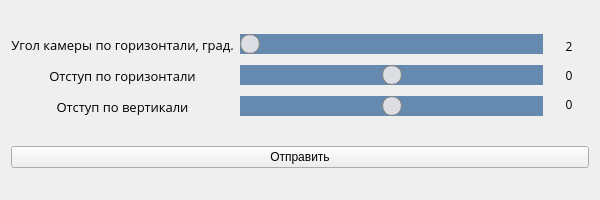
<?xml version="1.0" encoding="UTF-8"?>
<ui version="4.0">
 <class>Widget</class>
 <widget class="QWidget" name="Widget">
  <property name="windowModality">
   <enum>Qt::ApplicationModal</enum>
  </property>
  <property name="geometry">
   <rect>
    <x>0</x>
    <y>0</y>
    <width>600</width>
    <height>200</height>
   </rect>
  </property>
  <property name="sizePolicy">
   <sizepolicy hsizetype="Preferred" vsizetype="Preferred">
    <horstretch>0</horstretch>
    <verstretch>0</verstretch>
   </sizepolicy>
  </property>
  <property name="minimumSize">
   <size>
    <width>600</width>
    <height>200</height>
   </size>
  </property>
  <property name="maximumSize">
   <size>
    <width>600</width>
    <height>200</height>
   </size>
  </property>
  <property name="windowTitle">
   <string>Сервер</string>
  </property>
  <property name="windowIcon">
   <iconset resource="../static/resources.qrc">
    <normaloff>:/logo/rocket.ico</normaloff>:/logo/rocket.ico</iconset>
  </property>
  <property name="styleSheet">
   <string notr="true">QSlider::groove:horizontal {
    margin: 0px;
	background-color: #6589af;
	height:20px;
    }

QSlider::handle:horizontal {
    background-color: #dcdee3;
    border: 1px solid grey;
	width: 18px;
	border-radius: 10px;
    }

QLabel {
	min-width: 40px;
}</string>
  </property>
  <layout class="QGridLayout" name="gridLayout">
   <item row="0" column="0">
    <layout class="QHBoxLayout" name="horizontalLayout">
     <item>
      <layout class="QVBoxLayout" name="verticalLayout">
       <item>
        <widget class="QLabel" name="label_name_Angle">
         <property name="sizePolicy">
          <sizepolicy hsizetype="Minimum" vsizetype="Preferred">
           <horstretch>0</horstretch>
           <verstretch>0</verstretch>
          </sizepolicy>
         </property>
         <property name="font">
          <font>
           <family>Open Sans</family>
           <pointsize>10</pointsize>
          </font>
         </property>
         <property name="text">
          <string>Угол камеры по горизонтали, град.</string>
         </property>
         <property name="alignment">
          <set>Qt::AlignCenter</set>
         </property>
        </widget>
       </item>
       <item>
        <widget class="QLabel" name="label_name_OffsetH">
         <property name="sizePolicy">
          <sizepolicy hsizetype="Minimum" vsizetype="Preferred">
           <horstretch>0</horstretch>
           <verstretch>0</verstretch>
          </sizepolicy>
         </property>
         <property name="font">
          <font>
           <family>Open Sans</family>
           <pointsize>10</pointsize>
          </font>
         </property>
         <property name="text">
          <string>Отступ по горизонтали</string>
         </property>
         <property name="alignment">
          <set>Qt::AlignCenter</set>
         </property>
        </widget>
       </item>
       <item>
        <widget class="QLabel" name="label_name_OffsetV">
         <property name="sizePolicy">
          <sizepolicy hsizetype="Minimum" vsizetype="Preferred">
           <horstretch>0</horstretch>
           <verstretch>0</verstretch>
          </sizepolicy>
         </property>
         <property name="font">
          <font>
           <family>Open Sans</family>
           <pointsize>10</pointsize>
          </font>
         </property>
         <property name="text">
          <string>Отступ по вертикали</string>
         </property>
         <property name="alignment">
          <set>Qt::AlignCenter</set>
         </property>
        </widget>
       </item>
      </layout>
     </item>
     <item>
      <layout class="QVBoxLayout" name="verticalLayout_2">
       <item>
        <widget class="QSlider" name="horizontalSlider_Angle">
         <property name="sizePolicy">
          <sizepolicy hsizetype="Preferred" vsizetype="Fixed">
           <horstretch>0</horstretch>
           <verstretch>0</verstretch>
          </sizepolicy>
         </property>
         <property name="minimum">
          <number>200</number>
         </property>
         <property name="maximum">
          <number>500</number>
         </property>
         <property name="orientation">
          <enum>Qt::Horizontal</enum>
         </property>
         <property name="tickPosition">
          <enum>QSlider::TicksBothSides</enum>
         </property>
         <property name="tickInterval">
          <number>1</number>
         </property>
        </widget>
       </item>
       <item>
        <widget class="QSlider" name="horizontalSlider_OffsetH">
         <property name="sizePolicy">
          <sizepolicy hsizetype="Expanding" vsizetype="Fixed">
           <horstretch>0</horstretch>
           <verstretch>0</verstretch>
          </sizepolicy>
         </property>
         <property name="minimum">
          <number>-100</number>
         </property>
         <property name="maximum">
          <number>100</number>
         </property>
         <property name="singleStep">
          <number>0</number>
         </property>
         <property name="orientation">
          <enum>Qt::Horizontal</enum>
         </property>
         <property name="tickPosition">
          <enum>QSlider::TicksBothSides</enum>
         </property>
         <property name="tickInterval">
          <number>100</number>
         </property>
        </widget>
       </item>
       <item>
        <widget class="QSlider" name="horizontalSlider_OffsetV">
         <property name="sizePolicy">
          <sizepolicy hsizetype="Preferred" vsizetype="Fixed">
           <horstretch>0</horstretch>
           <verstretch>0</verstretch>
          </sizepolicy>
         </property>
         <property name="minimum">
          <number>-100</number>
         </property>
         <property name="maximum">
          <number>100</number>
         </property>
         <property name="orientation">
          <enum>Qt::Horizontal</enum>
         </property>
         <property name="tickPosition">
          <enum>QSlider::TicksBothSides</enum>
         </property>
         <property name="tickInterval">
          <number>100</number>
         </property>
        </widget>
       </item>
      </layout>
     </item>
     <item>
      <layout class="QVBoxLayout" name="verticalLayout_3">
       <property name="sizeConstraint">
        <enum>QLayout::SetDefaultConstraint</enum>
       </property>
       <item>
        <widget class="QLabel" name="label_value_Angle">
         <property name="sizePolicy">
          <sizepolicy hsizetype="Fixed" vsizetype="Fixed">
           <horstretch>0</horstretch>
           <verstretch>0</verstretch>
          </sizepolicy>
         </property>
         <property name="minimumSize">
          <size>
           <width>40</width>
           <height>0</height>
          </size>
         </property>
         <property name="maximumSize">
          <size>
           <width>16777215</width>
           <height>16777215</height>
          </size>
         </property>
         <property name="font">
          <font>
           <family>Open Sans</family>
           <pointsize>9</pointsize>
          </font>
         </property>
         <property name="text">
          <string>2</string>
         </property>
         <property name="alignment">
          <set>Qt::AlignCenter</set>
         </property>
        </widget>
       </item>
       <item>
        <widget class="QLabel" name="label_value_OffsetH">
         <property name="sizePolicy">
          <sizepolicy hsizetype="Fixed" vsizetype="Fixed">
           <horstretch>0</horstretch>
           <verstretch>0</verstretch>
          </sizepolicy>
         </property>
         <property name="minimumSize">
          <size>
           <width>40</width>
           <height>0</height>
          </size>
         </property>
         <property name="maximumSize">
          <size>
           <width>16777215</width>
           <height>16777215</height>
          </size>
         </property>
         <property name="font">
          <font>
           <family>Open Sans</family>
           <pointsize>9</pointsize>
          </font>
         </property>
         <property name="text">
          <string>0</string>
         </property>
         <property name="alignment">
          <set>Qt::AlignCenter</set>
         </property>
        </widget>
       </item>
       <item>
        <widget class="QLabel" name="label_value_OffsetV">
         <property name="sizePolicy">
          <sizepolicy hsizetype="Fixed" vsizetype="Fixed">
           <horstretch>0</horstretch>
           <verstretch>0</verstretch>
          </sizepolicy>
         </property>
         <property name="minimumSize">
          <size>
           <width>40</width>
           <height>0</height>
          </size>
         </property>
         <property name="maximumSize">
          <size>
           <width>16777215</width>
           <height>16777215</height>
          </size>
         </property>
         <property name="font">
          <font>
           <family>Open Sans</family>
           <pointsize>9</pointsize>
          </font>
         </property>
         <property name="text">
          <string>0</string>
         </property>
         <property name="alignment">
          <set>Qt::AlignCenter</set>
         </property>
        </widget>
       </item>
      </layout>
     </item>
    </layout>
   </item>
   <item row="1" column="0">
    <widget class="QPushButton" name="pushButton_Send">
     <property name="sizePolicy">
      <sizepolicy hsizetype="Expanding" vsizetype="Fixed">
       <horstretch>0</horstretch>
       <verstretch>0</verstretch>
      </sizepolicy>
     </property>
     <property name="text">
      <string>Отправить</string>
     </property>
    </widget>
   </item>
  </layout>
 </widget>
 <resources>
  <include location="../static/resources.qrc"/>
 </resources>
 <connections/>
</ui>
